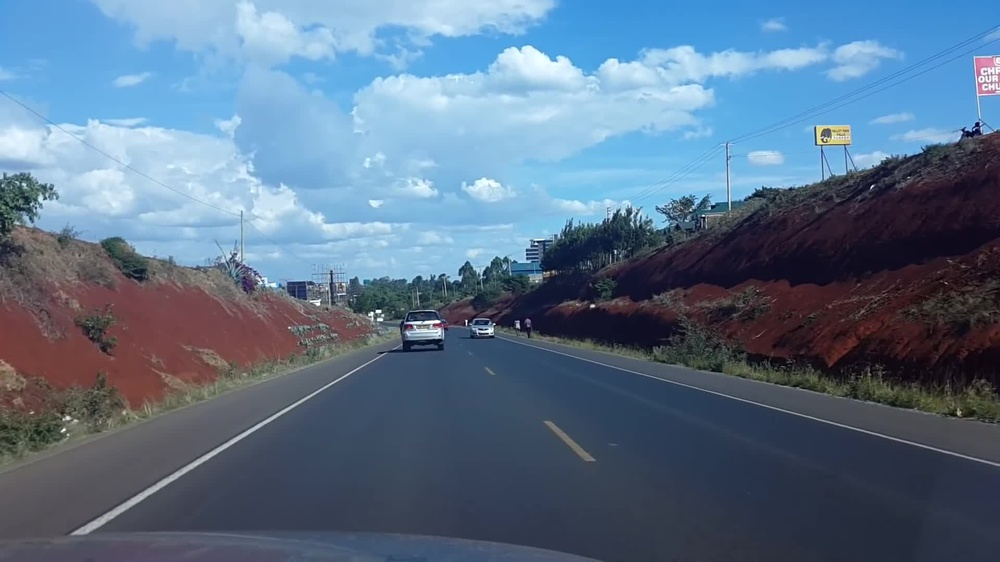
#> input picture RGBImageInput.jpg, 1000 x 562 px, shrunk from 1920 x 1080 before the run
$ python thikaroad_gaussian-smoothing_canny_roi_hough_merge.py
#> lines starting #> are read from the running program, lines starting #| are printed output that depends on the picture; after the words box and inside, x2 and y2 are one past the last pixel; in counts of white or black regions, pixels touching at a corner belong together
#WilfedGithuka
#Githuka.com
#ThikaRoad Lane Detection
#Grayscale + Gausian Smoothing + Canny Edge Detector + Region of Interest

import matplotlib.pyplot as plt
import matplotlib.image as mpimg
import numpy as np
import cv2
import os
import random
#%matplotlib inline

# Everything needed to edit/save/watch video clips
from moviepy.editor import VideoFileClip
from IPython.display import display, HTML
import math

# Helper Functions
def grayscale(image):
    return cv2.cvtColor(image, cv2.COLOR_BGR2GRAY)

def gaussian(image, kernel_size):
    return cv2.GaussianBlur(image, (kernel_size, kernel_size), 0)

def canny(image, low_threshold, high_threshold):
    return cv2.Canny(image, low_threshold, high_threshold)

def roi(image, region):
    #defining a blank mask to start with
    mask = np.zeros_like(image)

    #defining a 3 channel or 1 channel color to fill the mask with depending on the input image
    if len(image.shape) > 2:
        channel_count = image.shape[2]  # i.e. 3 or 4 depending on your image
        ignore_mask_color = (255,) * channel_count
    else:
        ignore_mask_color = 255

    #filling pixels inside the polygon defined by "vertices" with the fill color
    cv2.fillPoly(mask, region, ignore_mask_color)

    #returning the image only where mask pixels are nonzero
    masked_image = cv2.bitwise_and(image, mask)
    return masked_image

def drawLine(image, x, y, color=[255, 0, 0], thickness=20):
    """
    Adjust a line to the points [`x`, `y`] and draws it on the image `img` using `color` and `thickness` for the line.
    """
    if len(x) == 0:
        return

    lineParameters = np.polyfit(x, y, 1)

    m = lineParameters[0]
    b = lineParameters[1]

    maxY = image.shape[0]
    maxX = image.shape[1]
    y1 = maxY
    x1 = int((y1 - b)/m)
    y2 = int((maxY/2)) + 60
    x2 = int((y2 - b)/m)
    cv2.line(image, (x1, y1), (x2, y2), [255, 0, 0], 4)

def draw_lines(image, lines, color=[255, 0, 0], thickness=20):

    leftPointsX = []
    leftPointsY = []
    rightPointsX = []
    rightPointsY = []

    for line in lines:
        for x1,y1,x2,y2 in line:
            m = (y1 - y2)/(x1 - x2)
            if m < 0:
                leftPointsX.append(x1)
                leftPointsY.append(y1)
                leftPointsX.append(x2)
                leftPointsY.append(y2)
            else:
                rightPointsX.append(x1)
                rightPointsY.append(y1)
                rightPointsX.append(x2)
                rightPointsY.append(y2)

    drawLine(image, leftPointsX, leftPointsY, color, thickness)

    drawLine(image, rightPointsX, rightPointsY, color, thickness)

def hough(image, rho, theta, threshold, min_line_len, max_line_gap):
    lines = cv2.HoughLinesP(image, rho, theta, threshold, np.array([]), minLineLength=min_line_len, maxLineGap=max_line_gap)
    line_image = np.zeros((image.shape[0], image.shape[1], 3), dtype=np.uint8)
    draw_lines(line_image, lines)
    return line_image

def weighted_image(image, initial_image, α=0.8, β=1., λ=0.):
    """
    `image` is the output of the hough_lines(), An image with lines drawn on it.
    Should be a blank image (all black) with lines drawn on it.

    `initial_image` should be the image before any processing.

    The result image is computed as follows:

    initial_image * α + img * β + λ
    NOTE: initial_image and iamge must be the same shape!
    """
    return cv2.addWeighted(initial_image, α, image, β, λ)

ColorImage = cv2.imread('RGBImageInput.jpg')
#> ColorImage is the input picture: shape (562, 1000, 3); mean B, G, R 137.2, 113.4, 91
kernel_size = 15
low_threshold = 20
high_threshold = 100

image = grayscale(ColorImage)
#> in grayscale, `return cv2.cvtColor(image, cv2.COLOR_BGR2GRAY)`:
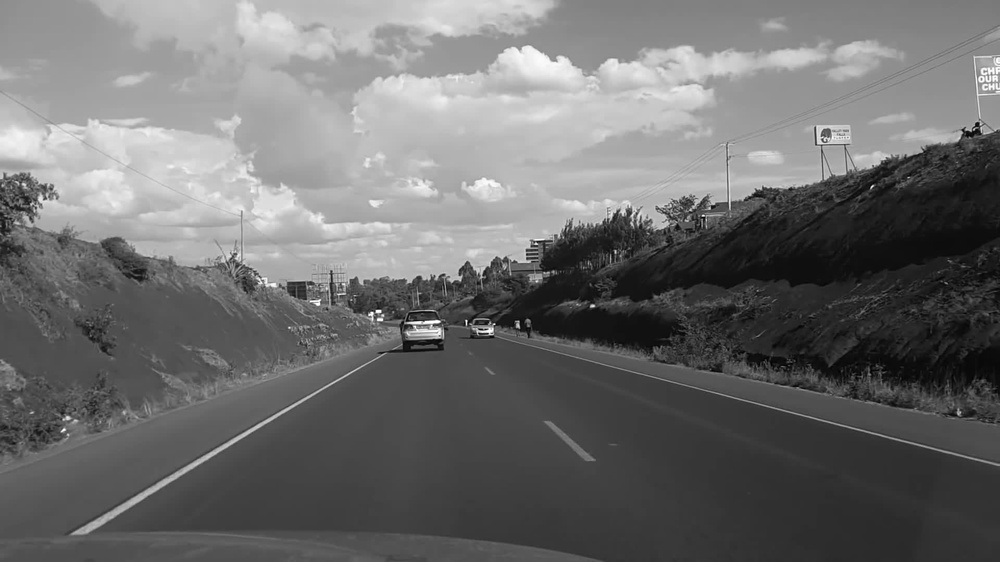
#> returned value: shape (562, 1000); min 1, max 255, mean 109.4
gaussian_blurred = gaussian(image, kernel_size)
canny_image = canny(gaussian_blurred, low_threshold, high_threshold)
#> in canny, `return cv2.Canny(image, low_threshold, high_threshold)`:
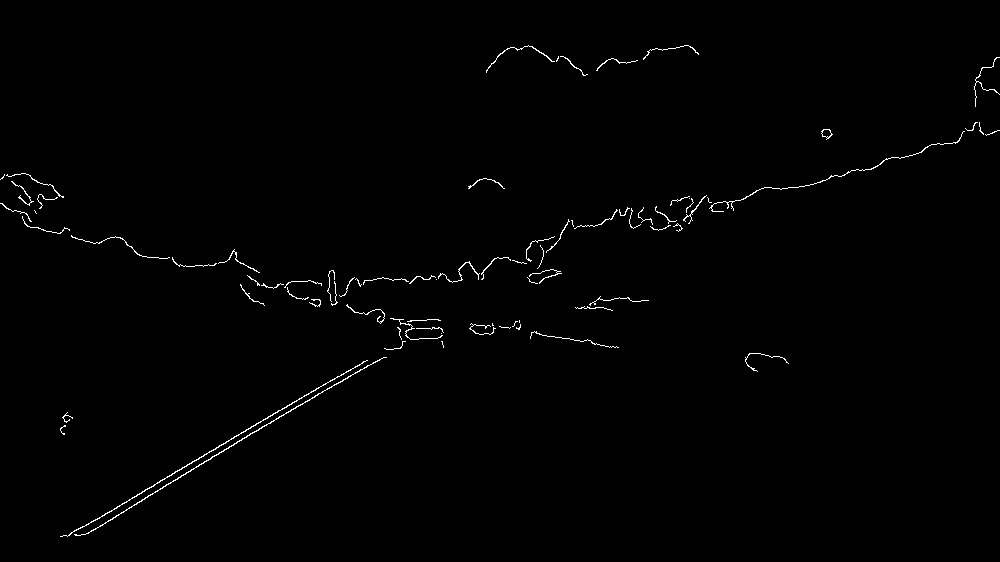
#> returned value: shape (562, 1000); 0.75% white in thin lines or dots, all inside (x1, y1, x2, y2) = (0, 45, 1000, 537)

rho = 1 # distance resolution in pixels of the Hough grid
theta = np.pi/180 # angular resolution in radians of the Hough grid
threshold = 10     # minimum number of votes (intersections in Hough grid cell)
min_line_length = 20 #minimum number of pixels making up a line
max_line_gap = 1    # maximum gap in pixels between connectable line segments

ysize = canny_image.shape[0]
#> ysize = 562
xsize = canny_image.shape[1]
#> xsize = 1000
region = np.array([ [0, ysize], [xsize/2,(ysize/2)+ 10], [xsize,ysize] ], np.int32)
#> region = [[0, 562], [500, 291], [1000, 562]]
# region = np.array([[(100, ysize), (max_width -100, ysize), (max_width/2 + width_delta, ysize/2 + 50), (max_width/2 - width_delta, ysize/2 + 50)]], np.int32)
roi_image = roi(canny_image, [region])
#> in roi, `cv2.fillPoly(mask, region, ignore_mask_color)`:
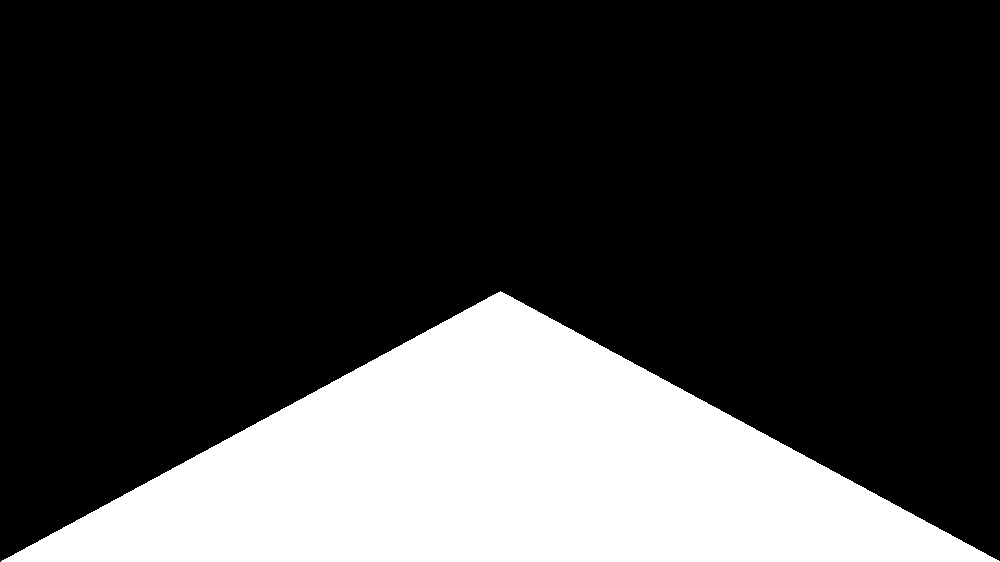
#> mask: shape (562, 1000); 24.2% white; 1 white region, box (x1, y1, x2, y2) and area: (1, 291, 1000, 562) 135729
#> in roi, `masked_image = cv2.bitwise_and(image, mask)`:
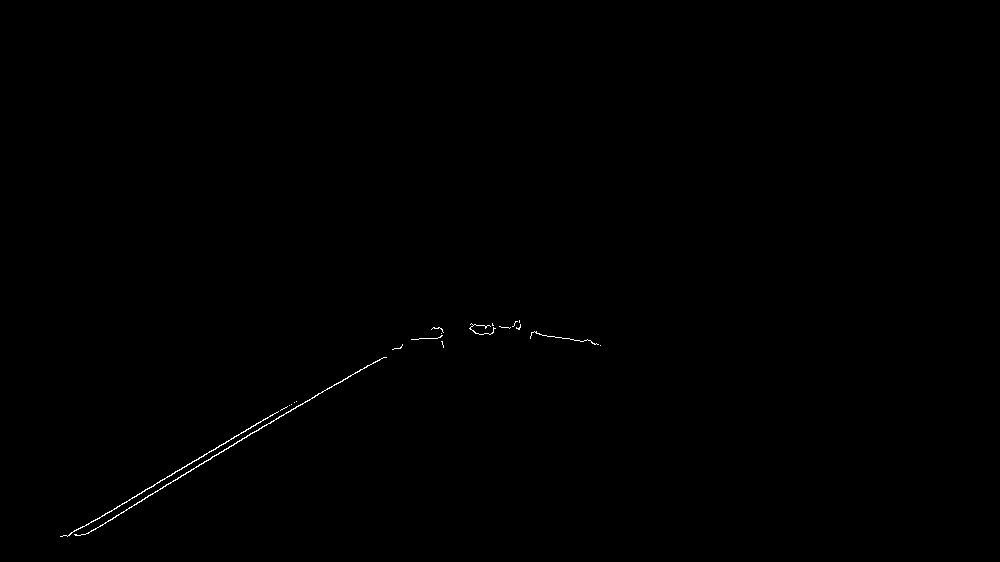
#> masked_image: shape (562, 1000); 0.19% white in thin lines or dots, all inside (x1, y1, x2, y2) = (60, 320, 601, 537)

hough_image = hough(roi_image, rho, theta, threshold, min_line_length, max_line_gap)
#> in hough, `lines = cv2.HoughLinesP(image, rho, theta, threshold, np.array([]), mi..`: lines = [[91, 522, 274, 413], [126, 509, 331, 386], [85, 534, 147, 497], [211, 457, 268, 423], [336, 384, 368, 365], [253, 426, 283, 408], [325, 390, 352, 374]]
#> the loop in draw_lines, `for line in lines:` made 7 passes
#> after the loop in draw_lines, `for line in lines:`: leftPointsX = [91, 274, 126, 331, 85, 147, 211, 268, 336, 368, 253, 283, 325, 352]; leftPointsY = [522, 413, 509, 386, 534, 497, 457, 423, 384, 365, 426, 408, 390, 374]; rightPointsX = []
#> in drawLine, `lineParameters = np.polyfit(x, y, 1)`: lineParameters = [-0.592, 580.8]
#> in drawLine, `m = lineParameters[0]`: m = -0.592
#> in drawLine, `b = lineParameters[1]`: b = 580.8
#> in drawLine, `x1 = int((y1 - b)/m)`: x1 = 31
#> in drawLine, `x2 = int((y2 - b)/m)`: x2 = 404

MergeImage = weighted_image(hough_image, ColorImage)
#> in weighted_image, `return cv2.addWeighted(initial_image, α, image, β, λ)`:
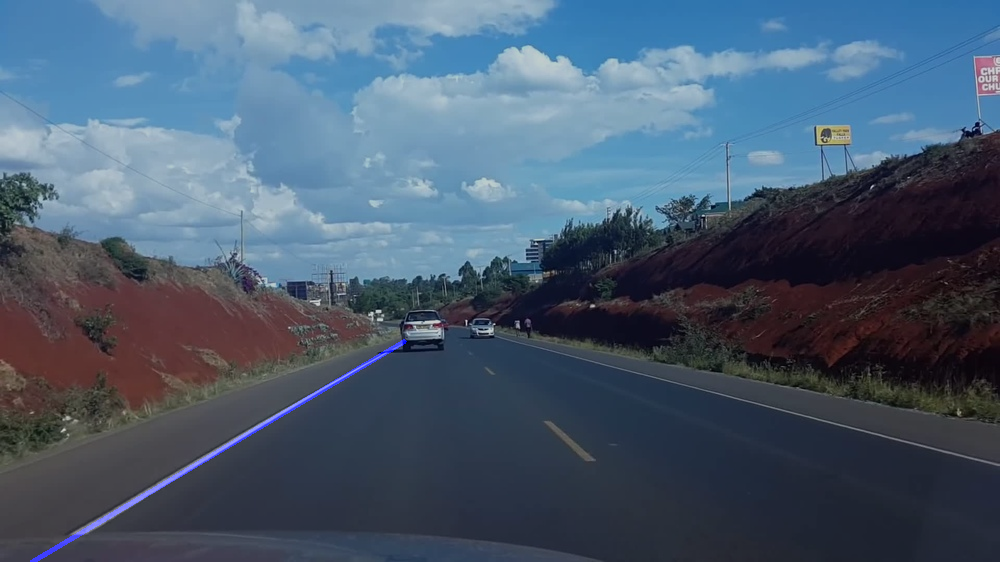
#> returned value: shape (562, 1000, 3); mean of channels 0, 1, 2 110.3, 90.7, 72.8; drawn as B, G, R

cv2.imwrite ('GrayImageOutput.jpg', image)
cv2.imwrite ('BluurImageOutput.jpg', gaussian_blurred)
cv2.imwrite ('CannyImageOutput.jpg', canny_image)
cv2.imwrite ('ROIImageOutput.jpg', roi_image)
cv2.imwrite ('HoughImageOutput.jpg', hough_image)
cv2.imwrite ('MergedImageOutput.jpg', MergeImage)
#cv2.imshow ('gray_image', gray_image)
